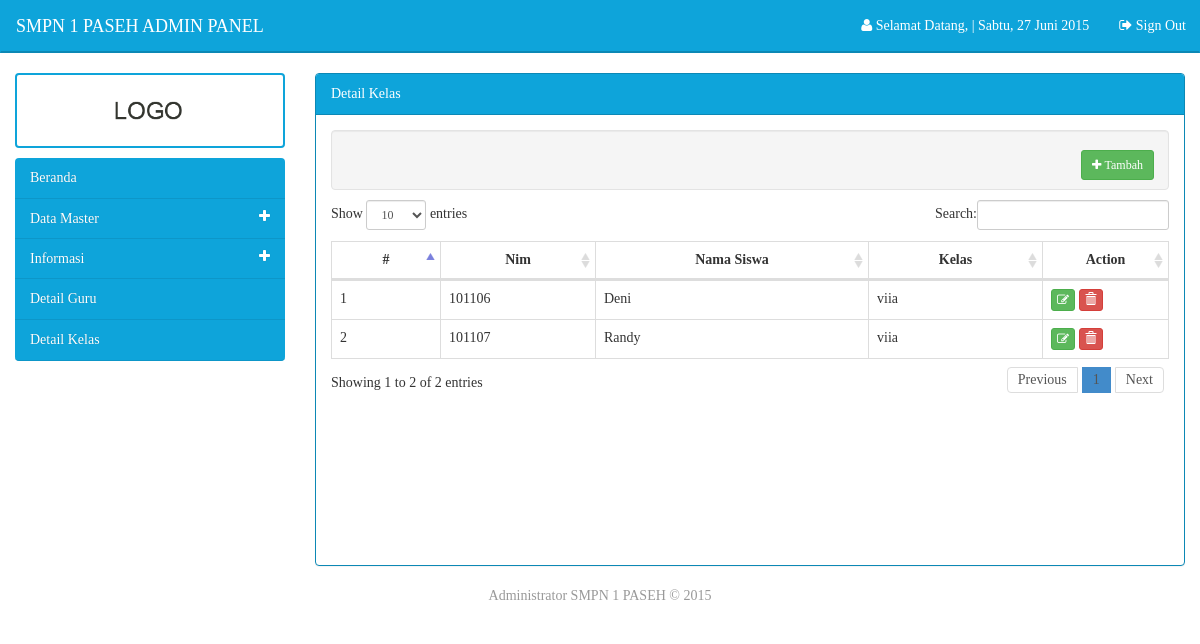
Screenshot of /admin/main.php?modul=detail_kelas (signed in) with the database file from the repository.
### tables this page shows
CREATE TABLE IF NOT EXISTS `tbl_detail_kelas` (
  `id` int(11) NOT NULL AUTO_INCREMENT,
  `nis` int(20) NOT NULL,
  `id_kelas` int(11) NOT NULL,
  PRIMARY KEY (`id`),
  KEY `kelas_detail1` (`nis`),
  KEY `kelas_detail2` (`id_kelas`)
);

CREATE TABLE IF NOT EXISTS `tbl_data_siswa` (
  `nis` int(20) NOT NULL,
  `password` varchar(150) NOT NULL,
  `nama` varchar(150) NOT NULL,
  `foto` varchar(150) NOT NULL,
  `alamat` text NOT NULL,
  `tempat_lahir` varchar(150) NOT NULL,
  `tanggal_lahir` date NOT NULL,
  `jk` enum('l','p') NOT NULL,
  `telepon` varchar(12) NOT NULL,
  `email` varchar(50) NOT NULL,
  PRIMARY KEY (`nis`)
);

CREATE TABLE IF NOT EXISTS `tbl_data_kelas` (
  `id` int(11) NOT NULL AUTO_INCREMENT,
  `kelas` varchar(10) NOT NULL,
  `detil_kelas` varchar(1) NOT NULL,
  `nip` varchar(20) NOT NULL,
  `id_penambah` int(11) NOT NULL,
  PRIMARY KEY (`id`),
  KEY `kelas_fk` (`nip`),
  KEY `kelas_admin_fk` (`id_penambah`)
);

### admin/modul/mod_detail_kelas/detail_kelas.php (the view, shortened to what this page needs)
<?php
	if(isset($_SESSION['login'])){
?>
<div class="well form-horizontal form-inline margin-bawah">
	<div class="form-group col-lg-6">
	</div>
	<div class="form-group pull-right">
		<a href='?modul=detail_kelas_tambah' class='btn btn-success btn-sm margin-right'>
			<i class='fa fa-plus'></i>&nbsp;Tambah
		</a>
	</div>
</div>
<table class="table table-hover table-bordered" id="dataTabel">
    <thead>
      <tr>
        <th>#</th>
        <th>Nim</th>
        <th>Nama Siswa</th>
        <th>Kelas</th>
        <th width="15%">Action</th>
      </tr>
    </thead>
    <tbody>
    	<?php
	    	$i=1;
		    $select = mysql_query("SELECT d.id, d.nis, s.nama, k.kelas, k.detil_kelas FROM tbl_detail_kelas d
		    													JOIN tbl_data_kelas k ON d.id_kelas = k.id
		    													JOIN tbl_data_siswa s ON d.nis = s.nis");
		    while ($data = mysql_fetch_array($select)) {
    	?>
			<tr>
				<td><?php echo $i; ?></td>
				<td><?php echo $data['nis']; ?></td>
				<td><?php echo $data['nama']; ?></td>
				<td><?php echo $data['kelas'].$data['detil_kelas']; ?></td>
				<td class="ha">
				<a href='?modul=detail_kelas_ubah&amp;id=<?php echo $data['id']; ?>' class='btn btn-success btn-xs' title='Edit Data'>
	            	<i class='fa fa-edit'></i>
	            </a>
	          	<a href='modul/mod_detail_kelas/act.php?act=hapus&amp;id=<?php echo $data['id']; ?>' class='btn btn-danger btn-xs' title='Delete Data' onClick="return confirm('Anda yakin ingin menghapus data ini ?')">
	   				<span class='glyphicon glyphicon-trash'></span>
	   			</a>
				</td>
			</tr>
		<?php
			$i++;
		}
		?>
	</tbody>
</table>
<?php
}
else
{
	echo "<div class='dialog'>
		    <h1 class='forbidden'>Access forbidden.</h1>
		    <h4>Harap Login Terlebih Dahulu <a href='../../index.php'> Login </a></h4>
		  </div>";
}

### assets/css/edited.css (style rules this page uses)
.margin-right { margin-right: 10px; }
th { text-align: center; }
.margin-bawah { margin-bottom: 10px; }

### rows the page displays
tbl_detail_kelas: nis "101106", nis.nama "Deni", id_kelas.kelas "vii", id_kelas.detil_kelas "a"
tbl_detail_kelas: nis "101107", nis.nama "Randy", id_kelas.kelas "vii", id_kelas.detil_kelas "a"

### other values shown
get_date() "Sabtu, 27 Juni 2015"
